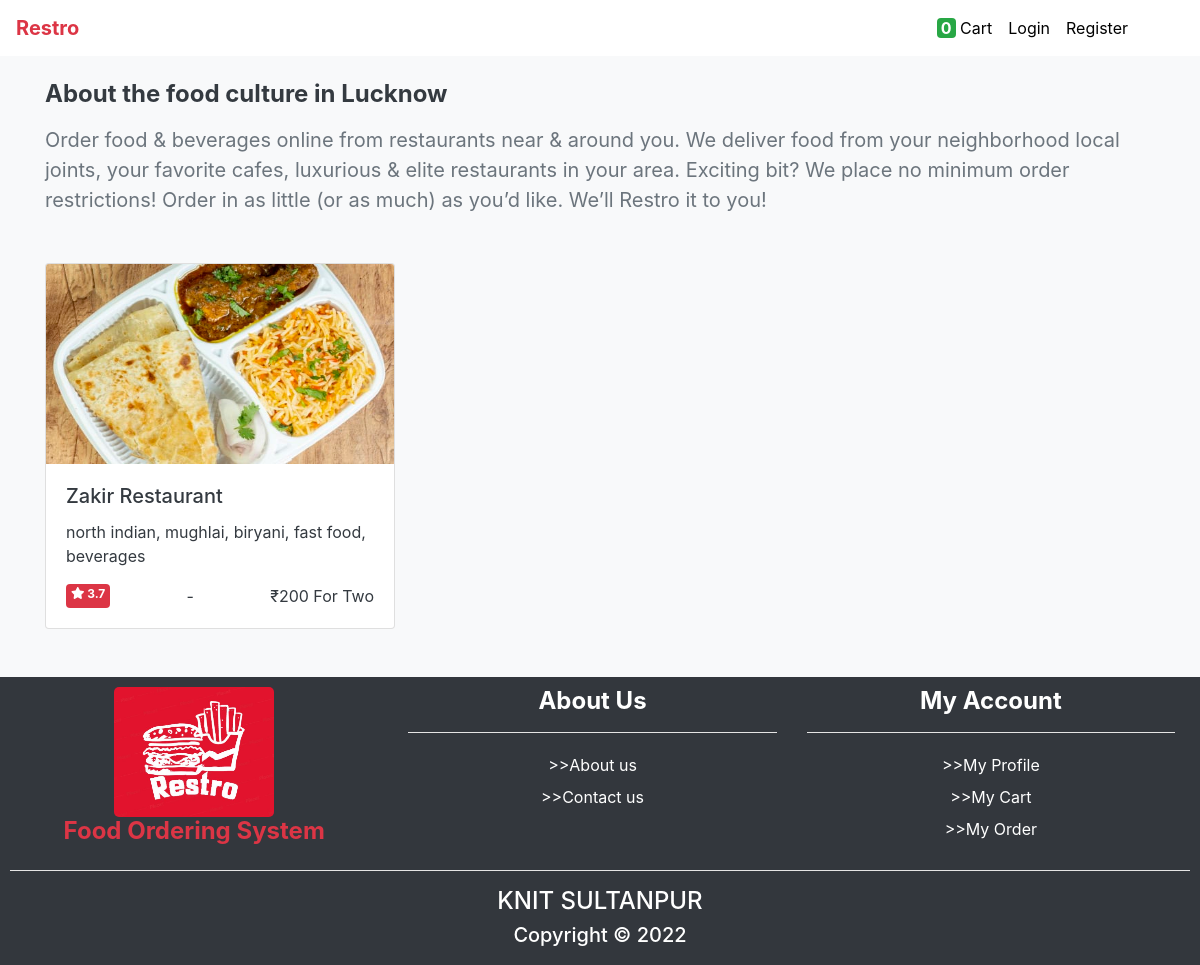
Page /foodie/city-based-restaurant/4 on the earlier database version.
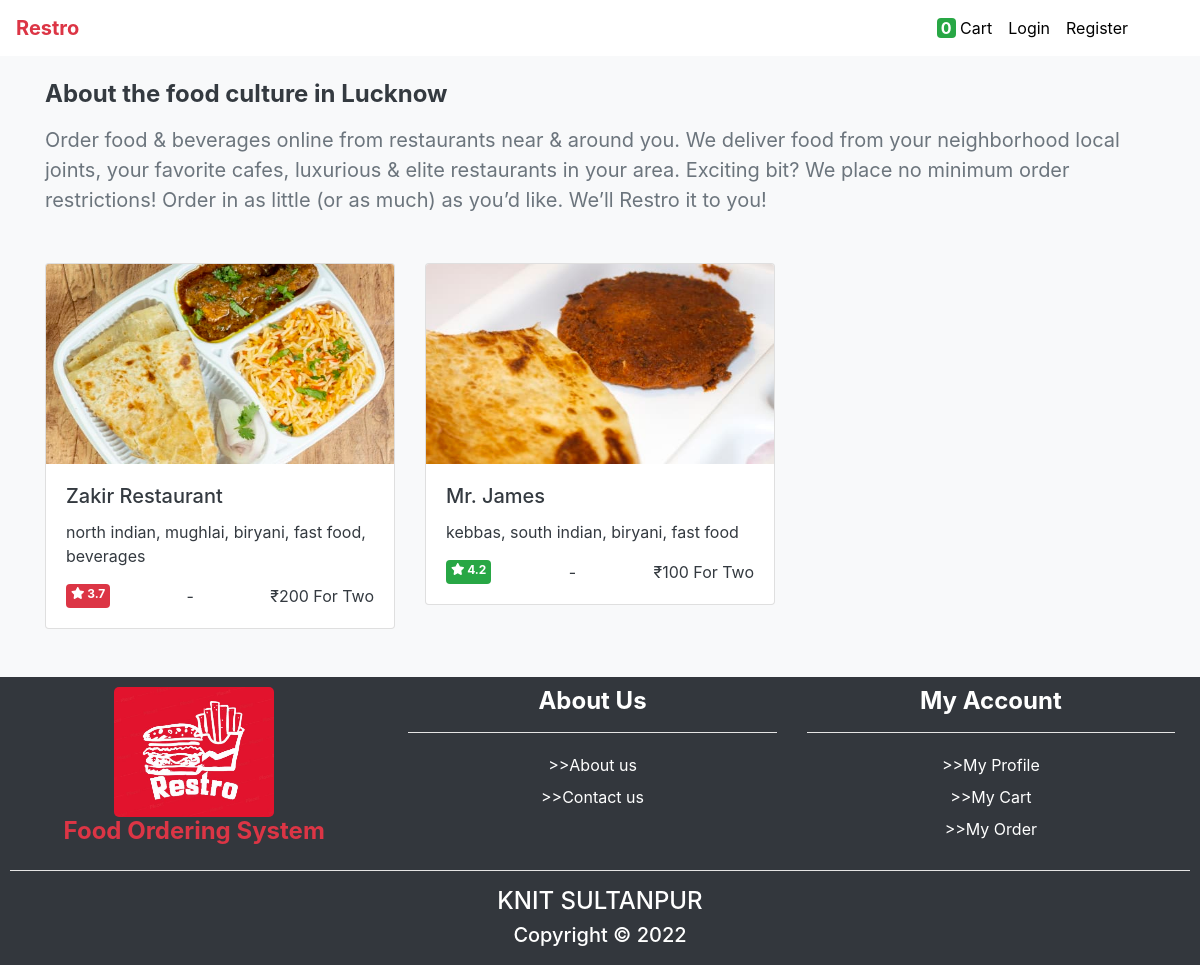
Same page on the later database version.
### foodie/models.py (models this page shows, shortened)
class Restro(models.Model):
	name=models.CharField(max_length=50)
	desc=models.TextField()
	rating=models.FloatField(
		choices=((3.2,3.2),(3.5,3.5),(3.7,3.7),(3.8,3.8),(4.2,4.2),(4.4,4.4),(4.6,4.6),(4.8,4.8),(4.9,4.9))
			)
	discount=models.IntegerField(blank=True,null=True,
		choices=((30,"30%"),(40,"40%"),(50,"50%"),(60,"60%"))
		)
	price_for_two=models.IntegerField()
	pic=models.ImageField(upload_to="media/restro_img")
	type=models.CharField(max_length=20,
		choices=(("veg","veg"),("non-veg","non-veg"),("both","both"))
		)
	open_time=models.TimeField()
	close_time=models.TimeField()
	location=models.ForeignKey(Location,on_delete=models.CASCADE)

class Location(models.Model):
	name=models.CharField(max_length=30)
	city=models.ForeignKey(City,on_delete=models.CASCADE)

class City(models.Model):
	name=models.CharField(max_length=30)

### foodie/views.py (the view)
# urls.py: path('city-based-restaurant/<int:id>',views.city_based_restaurant),
def city_based_restaurant(req,id):
	restro=Restro.objects.filter(location__city__id=id)
	return render(req,"foodie/restaurant.html",{"result":restro,"is_city_based":True})

### foodie/templates/foodie/restaurant.html (shortened to what this page needs)
{%extends 'foodie/base.html'%}
{%block body%}
<section class="bg-light">
	<div class="container pb-5">
		{%if is_city_based%}
		<h4 class="pt-4 pb-2 text-dark font-weight-bolder">About the food culture in {{result.0.location.city.name|title}}</h4>
			<p class="text-muted" style="font-size: 20px;">Order food & beverages online from restaurants near & around you. We deliver food from your neighborhood local joints, your favorite cafes, luxurious & elite restaurants in your area. Exciting bit? We place no minimum order restrictions! Order in as little (or as much) as you’d like. We’ll Restro it to you!</p>
		{%else%}
			<h4 class="pt-4 text-dark font-weight-bolder">Popular restaurants in {{result.0.location.name|title}}, {{result.0.location.city.name|title}}</h4>
		{%endif%}
				<div class="row mt-5">
					{%for restro in result%}
						<div class="col-lg-4 col-md-4 col-sm-12 col-12 mb-5 mb-md-0 mb-lg-0 restro-card">
							<a href="/foodie/restro-view/{{restro.id}}" class="text-dark">
								<div class="card">
									<img src="/media/{{restro.pic}}" class="img-fluid card-img-top restro-img">
									<div class="card-body">
										<h5 class="card-title">{{restro.name|title}}</h5>
										<p>{{restro.desc}}</p>
										<div class="d-flex justify-content-between">
											{%if restro.rating > 3.8%}
												<span class="badge badge-success">
											{%else%}
												<span class="badge badge-danger">
											{%endif%}
												<i class="fas fa-star"></i> {{restro.rating}}
												</span>
											<span> - </span>
											<span>₹{{restro.price_for_two}} For Two</span>
										</div>
									</div>
								</div>
							</a>
						</div>
					{%endfor%}
				</div>
	</div>
</section>
{%endblock%}

Differences in the rows shown:
added Restro: pic (picture), name "Mr. James", desc "kebbas, south indian, biryani, fast food", rating "4.2", price_for_two "100"
